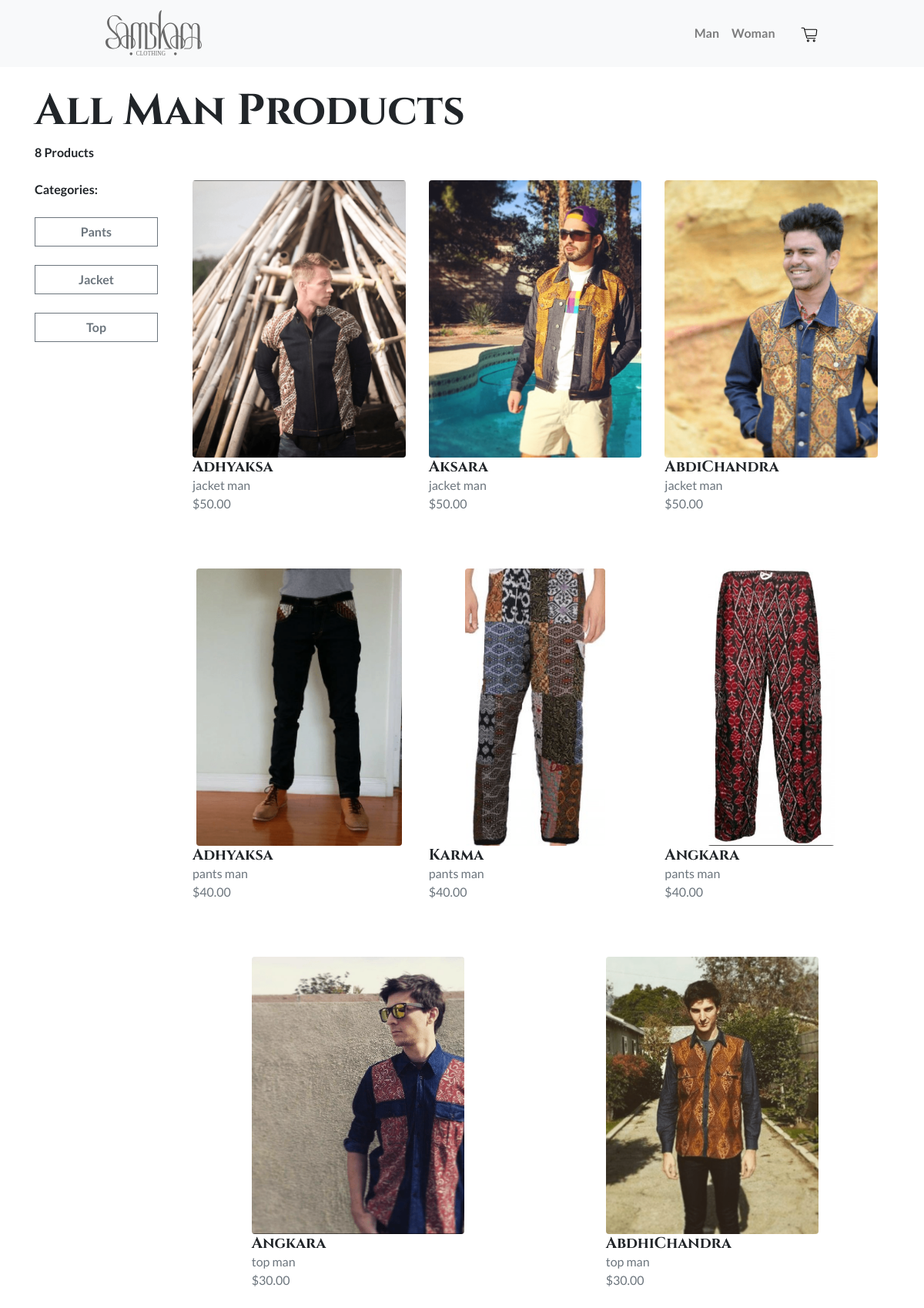
The page /man/ on the database its author committed.
### app/models.py (models this page shows, shortened)
class Category(db.Model):
    id = db.Column(db.Integer, primary_key=True, unique=True, nullable=False)
    name = db.Column(db.String(64), index=True, unique=True, nullable=False)

class Product(db.Model):
    id=db.Column(db.Integer, primary_key=True,unique=True,nullable=False)
    name=db.Column(db.String(64), index=True, nullable=False)
    image=db.Column(db.String(255))
    price=db.Column(db.Numeric(precision=8, scale=2))
    description=db.Column(db.String(255))
    discount_price=db.Column(db.Float)
    categories = db.relationship('Category', secondary=product_category, backref='product', lazy='dynamic')
    options=db.relationship('Option',secondary=product_option, backref='option',lazy='dynamic')

### app/controllers/product_controller.py (the view)
@products.route('/<gender>/', defaults={'category': None})
@products.route('/<gender>/<category>')
def shop(gender, category=None):
    valid_genders = ["man", "woman"]
    if gender not in valid_genders:
        return "Invalid gender", 400
    clothes_categories = Category.query.filter(~Category.name.in_(valid_genders)).all()
    query = Product.query.filter(Product.categories.any(Category.name == gender))
    if category:
        query = query.filter(Product.categories.any(Category.name== category))
    products = query.all()
    return render_template('shop.html', products=products, gender=gender,category=category, clothes_categories=clothes_categories)

### app/templates/shop.html (shortened to what this page needs)
{% extends "base.html" %}
{% block content %}
<div class="container mt-4">
<div class="mb-4">
    {% if category%}
    <h2 class=" display-4 text-black font-weight-bold text-capitalize">
        {{gender}} {{category}}
    </h2>
    {% else%}
    <h2 class=" display-4 text-black font-weight-bold text-capitalize">
        All {{gender}} products
    </h2>
    {%endif%}
    <p class=" text-black font-weight-bold">{{products|length}} Products
    </p>
</div>
<div class="row ">
    <div class="col-md-2 mb-4 " id="filter-form">
        <p class="mb-0 font-weight-bold">Categories: </p>
        <div class=" row ">
            {% for category in clothes_categories %}
                    <div class=" col-md-12 col-6  ">
                        <a class=" btn btn-outline-secondary mt-4 rounded-0 w-100 text-center font-weight-bold text-capitalize" href="{{ url_for('products.shop', gender=gender, category=category.name) }}">{{ category.name }}</a>                    </div>
            {% endfor %}
        </div>
    </div>
    <ul class="col-12 col-md-10 row  mx-auto">
        {% for product in products %}
        <li class="col-9 col-sm-8 mx-auto col-md-6 col-lg-4 shop-product-card h-full d-flex flex-column align-items-center mb-4 " >
            <div class="position-relative h-75 w-100 ">
                <a class="shop-product-card-top w-100 h-100 d-flex justify-content-center rounded" href="{{ url_for('products.view_product',id=product.id) }}">
                    <img src="{{ product.image }}" class="h-100 rounded mx-auto" style="object-fit: cover;"/>
                </a>
            </div>
            <a class="h-25 w-100 d-flex flex-column align-items-start justify-content-start" href="{{ url_for('products.view_product',id=product.id) }}">
                <h5 class="mb-0 text-black font-weight-bold ">{{ product.name }}</h5>
                    <p class="text-xs text-secondary mb-0">
                        {% for category in product.categories %}
                        {{category.name}}
                        {% endfor %}
                    </p>
                    {% if product.discount_price == None %}
                    <p class="text-xs text-secondary mb-0">${{ product.price }}</p>
                    {% else %}
                    <p class="text-xs text-danger mb-0"><s>${{ product.price }} </s><span class="text-xs text-secondary mb-0">{{ product.discount_price }}<span></p>
                    {% endif %}
            </a>
        </li>
        {% endfor %}
    </ul>
</div>
</div>
{% endblock %}

### app/templates/base.html (shortened to what this page needs)
{% from 'bootstrap4/utils.html' import render_messages %}
<!DOCTYPE html>
<html>
	<head>
		{% block styles %} {{ bootstrap.load_css() }}
		<link rel="stylesheet" href="../static/css/index.css" />
		{% endblock %}
	</head>
	<body class="bg-white">
		<div class="bg-light col-12">
			<nav
				class="navbar navbar-expand-lg navbar-light bg-light px-4 col-md-10 mx-auto"
			>
				<a class="navbar-brand" href="{{ url_for('main.index') }}">
					<img
						src="../static/images/logo samskara/logo.svg"
						alt="samskara logo"
						width="125"
						class="img-fluid"
					/>
				</a>
				<div class="order-lg-2">
					<a class="ml-4" href="{{ url_for('cart.view_cart') }}">
						<img src="../static/images/Icons/cart.svg" width="25" height="25" />
					</a>
				</div>
				<div class="collapse navbar-collapse font-weight-bold" id="navbarNav">
					<ul class="navbar-nav ml-auto align-items-center">
						<li class="nav-item">
							<a
								class="nav-link"
								href="{{ url_for('products.shop', gender='man') }}"
								id="man-link"
								>Man</a
							>
						</li>
						<li class="nav-item">
							<a
								class="nav-link"
								href="{{ url_for('products.shop', gender='woman') }}"
								id="woman-link"
								>Woman</a
							>
						</li>
					</ul>
				</div>
			</nav>
		</div>
		<div class="container-fluid">
			{{ render_messages() }}{% block content %}{% endblock %}
		</div>
	</body>
</html>

### app/static/css/index.css (style rules this page uses)
body { font-family: "Lato", sans-serif !important; }
h1, h2, h3, h4, h5, h6, .display { font-family: "Cinzel", serif !important; }
li { list-style: none; }
.shop-product-card a { text-decoration: none; color: #212529; }
.shop-product-card { list-style-type: none; }
.shop-product-card { height: min(500px, 60vh); }
.shop-product-card-top { overflow: hidden; }

### rows shown on the page
Category: name "Man", name "man"
Category: name "Pants", name "pants"
Category: name "Jacket", name "jacket"
Category: name "Top", name "top"
Product: image (picture), name "Adhyaksa", price "50.00"
Product: image (picture), name "Aksara", price "50.00"
Product: image (picture), name "AbdiChandra", price "50.00"
Product: image (picture), name "Adhyaksa", price "40.00"
Product: image (picture), name "Karma", price "40.00"
Product: image (picture), name "Angkara", price "40.00"
Product: image (picture), name "Angkara", price "30.00"
Product: image (picture), name "AbdhiChandra", price "30.00"

### other values the page prints
{{ products|length }} "8"
